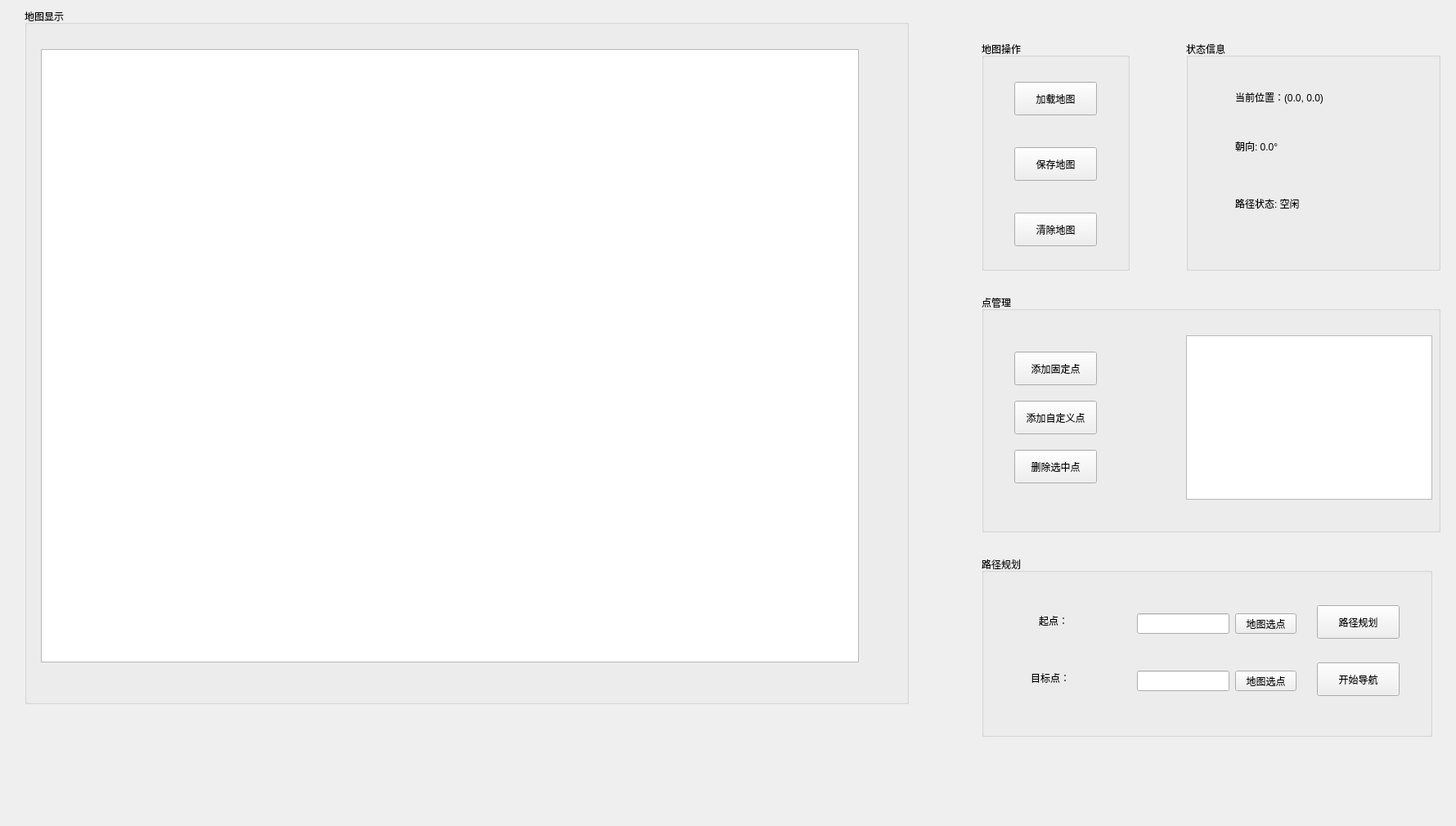
    <widget class="QWidget" name="tab_3">
     <attribute name="title">
      <string>导航规划</string>
     </attribute>
     <widget class="QGroupBox" name="groupBox_13">
      <property name="geometry">
       <rect>
        <x>30</x>
        <y>10</y>
        <width>1081</width>
        <height>851</height>
       </rect>
      </property>
      <property name="title">
       <string>地图显示</string>
      </property>
      <widget class="QGraphicsView" name="graphicsView">
       <property name="geometry">
        <rect>
         <x>20</x>
         <y>50</y>
         <width>1000</width>
         <height>750</height>
        </rect>
       </property>
      </widget>
     </widget>
     <widget class="QWidget" name="widget" native="true">
      <property name="geometry">
       <rect>
        <x>1150</x>
        <y>30</y>
        <width>621</width>
        <height>971</height>
       </rect>
      </property>
      <widget class="QGroupBox" name="groupBox_14">
       <property name="geometry">
        <rect>
         <x>50</x>
         <y>20</y>
         <width>181</width>
         <height>281</height>
        </rect>
       </property>
       <property name="title">
        <string>地图操作</string>
       </property>
       <widget class="QPushButton" name="loadMapButton">
        <property name="geometry">
         <rect>
          <x>40</x>
          <y>50</y>
          <width>101</width>
          <height>41</height>
         </rect>
        </property>
        <property name="text">
         <string>加载地图</string>
        </property>
       </widget>
       <widget class="QPushButton" name="saveMapButton">
        <property name="geometry">
         <rect>
          <x>40</x>
          <y>130</y>
          <width>101</width>
          <height>41</height>
         </rect>
        </property>
        <property name="text">
         <string>保存地图</string>
        </property>
       </widget>
       <widget class="QPushButton" name="clearMapButton">
        <property name="geometry">
         <rect>
          <x>40</x>
          <y>210</y>
          <width>101</width>
          <height>41</height>
         </rect>
        </property>
        <property name="text">
         <string>清除地图</string>
        </property>
       </widget>
      </widget>
      <widget class="QGroupBox" name="groupBox_15">
       <property name="geometry">
        <rect>
         <x>50</x>
         <y>330</y>
         <width>561</width>
         <height>291</height>
        </rect>
       </property>
       <property name="title">
        <string>点管理</string>
       </property>
       <widget class="QPushButton" name="addFixedPointButton">
        <property name="geometry">
         <rect>
          <x>40</x>
          <y>70</y>
          <width>101</width>
          <height>41</height>
         </rect>
        </property>
        <property name="text">
         <string>添加固定点</string>
        </property>
       </widget>
       <widget class="QPushButton" name="addCustomPointButton">
        <property name="geometry">
         <rect>
          <x>40</x>
          <y>130</y>
          <width>101</width>
          <height>41</height>
         </rect>
        </property>
        <property name="text">
         <string>添加自定义点</string>
        </property>
       </widget>
       <widget class="QListWidget" name="pointListWidget">
        <property name="geometry">
         <rect>
          <x>250</x>
          <y>50</y>
          <width>301</width>
          <height>201</height>
         </rect>
        </property>
        <property name="selectionMode">
         <enum>QAbstractItemView::SingleSelection</enum>
        </property>
       </widget>
       <widget class="QPushButton" name="removePointButton">
        <property name="geometry">
         <rect>
          <x>40</x>
          <y>190</y>
          <width>101</width>
          <height>41</height>
         </rect>
        </property>
        <property name="text">
         <string>删除选中点</string>
        </property>
       </widget>
      </widget>
      <widget class="QGroupBox" name="groupBox_16">
       <property name="geometry">
        <rect>
         <x>50</x>
         <y>650</y>
         <width>551</width>
         <height>221</height>
        </rect>
       </property>
       <property name="title">
        <string>路径规划</string>
       </property>
       <widget class="QLabel" name="startPointLabel">
        <property name="geometry">
         <rect>
          <x>70</x>
          <y>70</y>
          <width>67</width>
          <height>17</height>
         </rect>
        </property>
        <property name="text">
         <string>起点：</string>
        </property>
       </widget>
       <widget class="QLabel" name="targetPointLabel">
        <property name="geometry">
         <rect>
          <x>60</x>
          <y>140</y>
          <width>67</width>
          <height>17</height>
         </rect>
        </property>
        <property name="text">
         <string>目标点：</string>
        </property>
       </widget>
       <widget class="QLineEdit" name="startPointInput">
        <property name="geometry">
         <rect>
          <x>190</x>
          <y>70</y>
          <width>113</width>
          <height>25</height>
         </rect>
        </property>
       </widget>
       <widget class="QLineEdit" name="targetPointInput">
        <property name="geometry">
         <rect>
          <x>190</x>
          <y>140</y>
          <width>113</width>
          <height>25</height>
         </rect>
        </property>
       </widget>
       <widget class="QPushButton" name="selectStartPointButton">
        <property name="geometry">
         <rect>
          <x>310</x>
          <y>70</y>
          <width>75</width>
          <height>25</height>
         </rect>
        </property>
        <property name="text">
         <string>地图选点</string>
        </property>
       </widget>
       <widget class="QPushButton" name="selectTargetPointButton">
        <property name="geometry">
         <rect>
          <x>310</x>
          <y>140</y>
          <width>75</width>
          <height>25</height>
         </rect>
        </property>
        <property name="text">
         <string>地图选点</string>
        </property>
       </widget>
       <widget class="QPushButton" name="planPathButton">
        <property name="geometry">
         <rect>
          <x>410</x>
          <y>60</y>
          <width>101</width>
          <height>41</height>
         </rect>
        </property>
        <property name="text">
         <string>路径规划</string>
        </property>
       </widget>
       <widget class="QPushButton" name="startNavigationButton">
        <property name="geometry">
         <rect>
          <x>410</x>
          <y>130</y>
          <width>101</width>
          <height>41</height>
         </rect>
        </property>
        <property name="text">
         <string>开始导航</string>
        </property>
       </widget>
      </widget>
      <widget class="QGroupBox" name="groupBox_17">
       <property name="geometry">
        <rect>
         <x>300</x>
         <y>20</y>
         <width>311</width>
         <height>281</height>
        </rect>
       </property>
       <property name="title">
        <string>状态信息</string>
       </property>
       <widget class="QLabel" name="positionLabel">
        <property name="geometry">
         <rect>
          <x>60</x>
          <y>60</y>
          <width>191</width>
          <height>17</height>
         </rect>
        </property>
        <property name="text">
         <string>当前位置：(0.0, 0.0)</string>
        </property>
       </widget>
       <widget class="QLabel" name="orientationLabel">
        <property name="geometry">
         <rect>
          <x>60</x>
          <y>120</y>
          <width>131</width>
          <height>17</height>
         </rect>
        </property>
        <property name="text">
         <string>朝向: 0.0°</string>
        </property>
       </widget>
       <widget class="QLabel" name="pathStatusLabel">
        <property name="geometry">
         <rect>
          <x>60</x>
          <y>190</y>
          <width>131</width>
          <height>17</height>
         </rect>
        </property>
        <property name="text">
         <string>路径状态: 空闲</string>
        </property>
       </widget>
      </widget>
     </widget>
    </widget>
